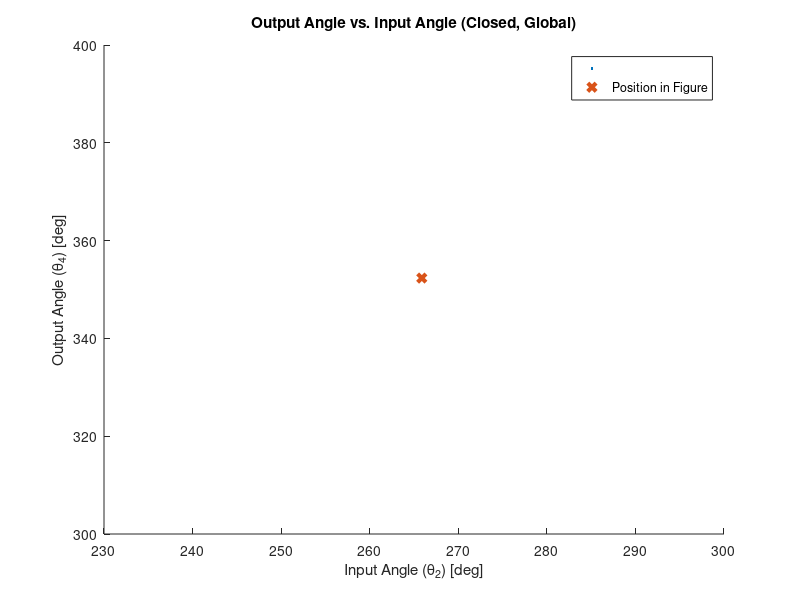
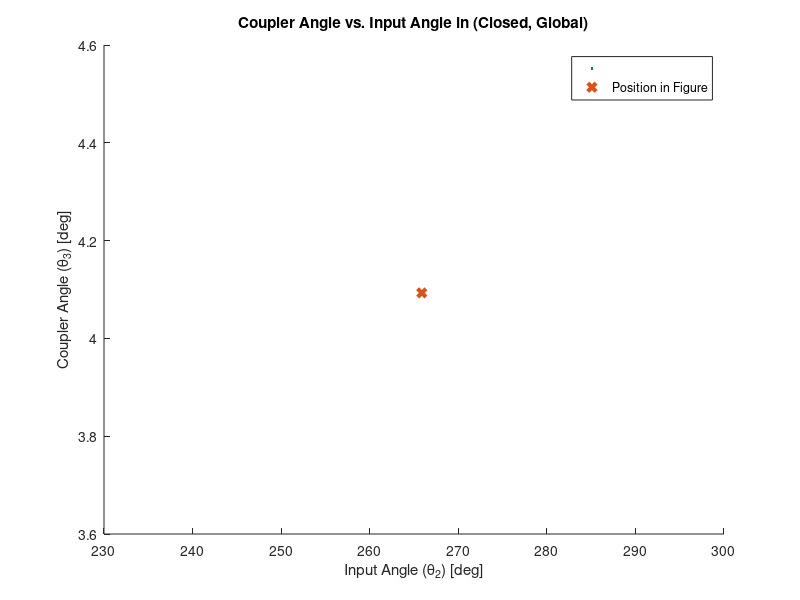
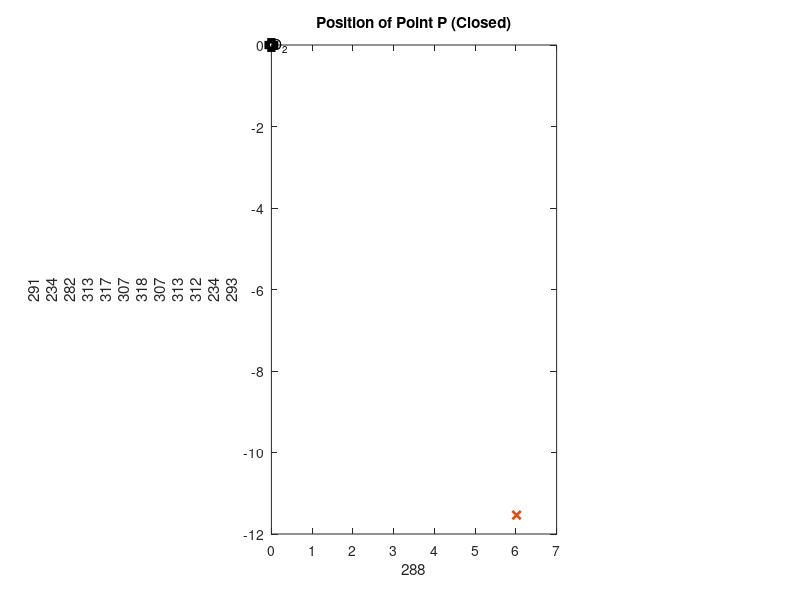
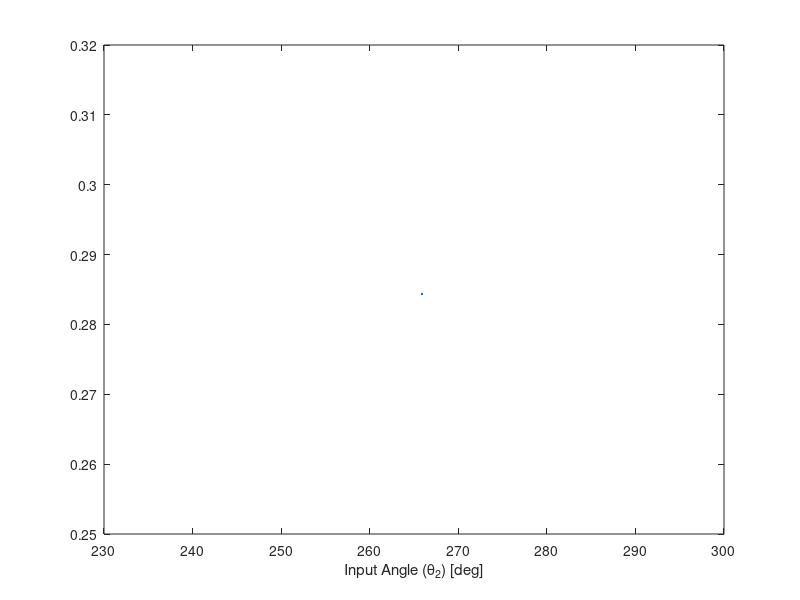

Source code (MATLAB) for these figures, in order: (Note: this script raises an error after producing the figures.)
%% ME480 Mechanism Solver
%Author: Michael Pagan
clc, clear, close all

%% 4 Bar Pin Joint Mechanism Parameters
% Link lengths
Lengths = [9.174, 12.97, 9.573, sqrt(2.79^2+6.948^2)]; %a,b,c,d 
a = Lengths(1); %input (crank) length
b = Lengths(2); %coupler length
c = Lengths(3); %output length
d = Lengths(4); %ground length
units = 'm'; %units of above link lengths

% transform between local and global coordinates
theta1 = 90-atand(2.79/6.948); %ccw angle from local +x axis to global X axis
     %local +x points from crank ground to ouput ground (O2 to O4)  
     
% point of interest P on linkage
P_link = 'b'; %define which link the point is on: 'a' 'b' or 'c'
delta = -23.76; %fixed angle between selected link vector and point vector on 
                %link. e.g. angle between AB and AP. cw = negative
p = 7.09; %distance from link pin joint to desired point P (e.g. AP)

% position of mechanism shown in figure
theta2_fig_g = 360-theta1-26; %approximate theta 2 for determining configuration of 
                    %figure. Global system. Must be between 0-360 deg.
theta3_fig_g = 4; %approximate theta 3 for determining configuration of 
                    %figure. Global system. Must be between 0-360 deg. 
theta2_fig_l = theta2_fig_g + theta1; %DO NOT EDIT                 

% given speed and acceleration of crank
omega2 = 0.01; %input velocity [rad/s]
alpha2 = 0; %input acceleration [rad/s^2]

%Custom input range for crank in local coordinates
override_togs = 1; %change to 1 to use custom range
custom_input = theta2_fig_l; %specify custom range LOCAL coordinates
       
%No edits must be made below this header%    
%%%%%%%%%%%%%%%%%%%%%%%%%%%%%%%%%%%%%%%%%%%%%%%%%%%%%%%%%%%%%%%%%%%%%%%%%%
%   _  _     ____          _____    _____ _____ _   _ 
%  | || |   |  _ \   /\   |  __ \  |  __ \_   _| \ | |
%  | || |_  | |_) | /  \  | |__) | | |__) || | |  \| |
%  |__   _| |  _ < / /\ \ |  _  /  |  ___/ | | | . ` |
%     | |   | |_) / ____ \| | \ \  | |    _| |_| |\  |
%     |_|   |____/_/    \_\_|  \_\ |_|   |_____|_| \_|
%%%%%%%%%%%%%%%%%%%%%%%%%%%%%%%%%%%%%%%%%%%%%%%%%%%%%%%%%%%%%%%%%%%%%%%%%%                                                   
%% Toggle Positions
% Grashof determination
links = [a,b,c,d];
grash = 0; %flag for grashof
if (max(links)+ min(links)) <= sum(links)-(max(links)+ min(links))
    disp('GRASHOF MECHANISM')
    grash = 1;
else
    disp('NON-GRASHOF MECHANISM')
end

% Determine toggle points
%Flags for number of toggles
Onetog = 0;
Twotog = 0;
Notog = 0;

% Test for NaN case
tog1_inards = (a.^2+d.^2-b.^2-c.^2)./(2*a*d)+b*c./(a*d);
tog2_inards = (a.^2+d.^2-b.^2-c.^2)./(2*a*d)-b*c./(a*d);

% Calculate the two toggle positions, in local coordinates
if xor((abs(tog1_inards) > 1), (abs(tog2_inards) > 1))
    %checks that ONLY one of the toggle equations is valid
    Onetog = 1; %flag that we have opposite/equal togs
    disp('EQUAL AND OPPOSITE TOGGLE POSITIONS')
    if abs(tog1_inards) < 1 %plus case is valid
        theta_tog1_l = (acosd(tog1_inards)); %plus
        theta_tog2_l = -theta_tog1_l;

    else %minus case is valid
        theta_tog2_l = (acosd(tog2_inards)); % minus
        theta_tog1_l = -theta_tog2_l;
    end
elseif (abs(tog1_inards) > 1) && (abs(tog2_inards) > 1) 
    %checks that NEITHER toggle equations are valid
    disp('NO TOGGLE POSITIONS')
    Notog = 1;
else %both toggle equations must be valid
    disp('TWO UNIQUE TOGGLE POSITIONS')
    Twotog = 1;
    theta_tog1_l = (acosd(tog1_inards)); % plus
    theta_tog2_l = (acosd(tog2_inards)); % minus
end

%% Create input vector for current configuration
%determine if approximate theta 2 is between cw or ccw range of togs
if not(Notog)
    %create vector with original toggle points
    togs_l = [theta_tog1_l, theta_tog2_l];
    % create vector with positive toggle points
    togs_l_pos = togs_l + 360.*(togs_l < 0);
    % convert to global
    togs_g = togs_l_pos - theta1;
    
    if theta2_fig_l < max(togs_l_pos) && theta2_fig_g > min(togs_l_pos)
        toggle_dir = 1; %in this case the configuration lies in the ccw range
                        %of the toggle positions
    else
        toggle_dir = 0; %else configuration must be in the cw range
    end
end

%case for opposite and equal toggle angles. abs will be 0 to 180 deg
if override_togs > 0
    theta2l = custom_input;
    theta2g = theta2l - theta1;
else
    if Onetog
        % case for opposite and equal toggle angles
        if toggle_dir < 1 %from positive tog through +x axis to negative tog
            theta2l = flip(min(togs_l):0.5:max(togs_l)); %local
            theta2l = theta2l + 360.*(theta2l < 0);
        else % from positive tog through -x axis to negative tog
            theta2l = min(togs_l_pos):0.5:max(togs_l_pos); %local
        end

    elseif Twotog
        %case for two unique toggle points. togs will be [0 , 180] deg local
        % direction irrelevant bc range does not cross x axis
        theta2l = min(togs_l):0.5:max(togs_l); %local

    elseif Notog
        %case for no toggle points. Input angle theta 2 can go 360 deg
        theta2g = 0:0.5:360;
        theta2l = theta2g + theta1;
    end
end

% convert local input range to global
if not(Notog)
    theta2g = theta2l - theta1;
    theta2g = theta2g + 360.*(theta2g < 0);
end

% Make all negative input angles positive
theta2l = theta2l + 360.*(theta2l < 0);

%% Calculated Parameters
k1 = d./a;
k2 = d./c;
k3 = (a.^2-b.^2+c.^2+d.^2)./(2*a*c);
k4 = d./b;
k5 = (c.^2-d.^2-a.^2-b.^2)./(2*a*b);

A = cosd(theta2l)-k1-k2.*cosd(theta2l)+k3;
B = -2.*sind(theta2l);
C = k1-(k2+1).*cosd(theta2l)+k3;
D = cosd(theta2l)-k1+k4.*cosd(theta2l)+k5;
E = -2.*sind(theta2l);
F = k1 + (k4-1).*cosd(theta2l)+k5;

%% Output Angle Theta 4

%OPEN CONFIGURATION
%calculate the open configuration output angle. "Minus" eq
%find and remove imaginary input arguments
Q_m4 = (-B-sqrt(B.^2-4.*A.*C));
Q_m4(imag(Q_m4) ~= 0) = NaN;
%calculate the angle
theta4open_l = (2.*atan2d(Q_m4, 2.*A)); %local,
%convert to global. We only report output angles in global.
theta4open_g = theta4open_l - theta1;
%find and correct large and/or negative angles
for j = 1:2 %loop through twice for angles < -360
    theta4open_g = theta4open_g + 360.*(theta4open_g < 0);
end

%CLOSED CONFIGURATION
%calculate the closed configuration output angle. "Plus" eq
%find and remove imaginary input arguments
Q_p4 = (-B+sqrt(B.^2-4.*A.*C));
Q_p4(imag(Q_p4) ~= 0) = NaN;
%calculate the angle
theta4closed_l = (2.*atan2d(Q_p4,2.*A));%local,
%convert to global
theta4closed_g = theta4closed_l - theta1;
%find and correct large and/or negative angles
for j = 1:2
    theta4closed_g = theta4closed_g + 360.*(theta4closed_g < 0);
end

%DEPICTED CONFIGURATION
%calculate D,E,F for the current position
A_fig = cosd(theta2_fig_l)-k1-k2.*cosd(theta2_fig_l)+k3;
B_fig = -2.*sind(theta2_fig_l);
C_fig = k1-(k2+1).*cosd(theta2_fig_l)+k3;

%calculate closed theta 3 for current position
theta4closed_fig_l = (2.*atan2d(-B_fig+sqrt(B_fig.^2-4.*A_fig.*C_fig),...
                                    2.*A_fig)); %local, plus
%convert to global                  
theta4closed_fig_g = theta4closed_fig_l - theta1; 

%calculate open theta 3 for current position
theta4open_fig_l = 2.*atan2d(-B_fig-sqrt(B_fig.^2-4.*A_fig.*C_fig),...
                                    2.*A_fig); %local, minus
%convert to global                    
theta4open_fig_g = theta4open_fig_l - theta1;

%make sure angles are 0-360
for k = 1:2
    theta4open_fig_g = theta4open_fig_g + 360.*(theta4open_fig_g < 0);
    theta4closed_fig_g = theta4closed_fig_g + 360.*(theta4closed_fig_g < 0);
end

%% Coupler Angle Theta 3

%OPEN CONFIGURATION
%calculate the open configuration coupler angle. "Minus case"
%find and remove imaginary input arguments
Q_m3 = (-E-sqrt(E.^2-4.*D.*F));
Q_m3(imag(Q_m3) ~= 0) = NaN;
%calculate the angle
theta3open_l = (2.*atan2d(Q_m3,2.*D));%local, 
%convert to global
theta3open_g = theta3open_l - theta1;
%find and correct negative angles
for j = 1:2
    theta3open_g = theta3open_g + 360.*(theta3open_g < 0);
end

%CLOSED CONFIGURATION
%calculate the closed configuration coupler angle. "Plus case:"
%find and remove imaginary input arguments
Q_p3 = (-E+sqrt(E.^2-4.*D.*F));
Q_p3(imag(Q_p3) ~= 0) = NaN;
%calculate the angle
theta3closed_l = (2.*atan2d(Q_p3, 2.*D)); %local, plus
%convert to global
theta3closed_g = theta3closed_l - theta1; %
for j = 1:2
    theta3closed_g = theta3closed_g + 360.*(theta3closed_g < 0);
end

%DEPICTED CONFIGURATION
%calculate current coupler angle in given figure based on estimated theta2
%calculate D,E,F for the current position
D_fig = cosd(theta2_fig_l)-k1+k4.*cosd(theta2_fig_l)+k5;
E_fig = -2.*sind(theta2_fig_l);
F_fig = k1 + (k4-1).*cosd(theta2_fig_l)+k5;

%calculate closed theta 3 for current position
theta3closed_fig_l = (2.*atan2d((-E_fig+sqrt(E_fig.^2-4.*D_fig.*F_fig)),...
                      2.*D_fig)); %local, plus
%convert to global                  
theta3closed_fig_g = theta3closed_fig_l - theta1; 

%calculate open theta 3 for current position
theta3open_fig_l = (2.*atan2d((-E_fig-sqrt(E_fig.^2-4.*D_fig.*F_fig)),...
                        2.*D_fig));%local, 
%convert to global                    
theta3open_fig_g = theta3open_fig_l - theta1;

%make sure angles are 0-360
for k = 1:2
    theta3open_fig_g = theta3open_fig_g + 360.*(theta3open_fig_g < 0);
    theta3closed_fig_g = theta3closed_fig_g + 360.*(theta3closed_fig_g < 0);
end

%% Determine Configuration of Depiction in Figure
%check if open or closed coupler angle is closer to visually-estimated
    %coupler angle in figure. Comparison of absolute differences
if abs(theta3open_fig_g-theta3_fig_g) > abs(theta3closed_fig_g-theta3_fig_g)
    disp('FIGURE DEPICTS THE CLOSED CONFIGURATION')
    % flags for open/closed
    closed = 1;
    open = 0;
    
    theta3current_fig_g = theta3closed_fig_g;
    theta4current_fig_g = theta4closed_fig_g;
    
    theta3g = theta3closed_g;
    theta4g = theta4closed_g;
else
    disp('FIGURE DEPICTS THE OPEN CONFIGURATION')
    % flags for open/closed
    open = 1;
    closed = 0; 
    
    theta3current_fig_g = theta3open_fig_g;
    theta4current_fig_g = theta4open_fig_g;
    
    theta3g = theta3open_g;
    theta4g = theta4open_g;
end

%ensure the angles are (0-360)
for k = 1:2
    theta3current_fig_g = theta3current_fig_g + 360.*(theta3current_fig_g < 0);
    theta3current_fig_g = theta3current_fig_g - 360.*(theta3current_fig_g > 360);
    theta4current_fig_g = theta4current_fig_g + 360.*(theta4current_fig_g < 0);
    theta4current_fig_g = theta4current_fig_g - 360.*(theta4current_fig_g > 360);
end

%% Plot Coupler and Output Angles
figure(1)
hold on
plot((theta2g), theta4g,'.')
xlabel('Input Angle (\theta_2) [deg]')
ylabel('Output Angle (\theta_4) [deg]')
plot(theta2_fig_g, theta4current_fig_g, 'x','linewidth',3)
legend( '', 'Position in Figure')
if open
    title('Output Angle vs. Input Angle (Open, Global)')
else
    title('Output Angle vs. Input Angle (Closed, Global)')
end

figure(2)
hold on
plot(theta2g, theta3g, '.');
xlabel('Input Angle (\theta_2) [deg]')
ylabel('Coupler Angle (\theta_3) [deg]')
plot(theta2_fig_g, theta3current_fig_g, 'x','linewidth',3)
legend('','Position in Figure')
if open
    title('Coupler Angle vs. Input Angle in (Open, Global)')
else
    title('Coupler Angle vs. Input Angle in (Closed, Global)')
end

%% Point P on Coupler
%find the vector P in global space. 
if P_link == 'a' %point P is on link a (input). Pinned at O2
    %find angle of  O2P
    thetaP_g = theta2g + delta;
    
    % P-> = AP-> relative to O2
    P = p.*cosd(thetaP_g) + 1i.*p.*sind(thetaP_g);  
    
    %current position of point P
    thetaPcurrent_g = theta2_fig_g + delta;
    P_current = p.*cosd(thetaPcurrent_g) + 1i.*p.*sind(thetaPcurrent_g);  
    
elseif P_link == 'b' %point P is on link b (coupler). Pinned at A
    %find angle of AP
    thetaP_g = theta3g + delta;
    
    %P-> = AB-> + BP-> relative to O2
    P = a.*cosd(theta2g) + p.*cosd(thetaP_g) + ...
        1i.*(a.*sind(theta2g) + p.*sind(thetaP_g));
    
    %current position of point P
    thetaPcurrent_g = theta3current_fig_g + delta;
    P_current = a.*cosd(theta2_fig_g) + p.*cosd(thetaPcurrent_g) + ...
        1i.*(a.*sind(theta2_fig_g) + p.*sind(thetaPcurrent_g));
    
elseif P_link == 'c' %point P is on link c (output)
    %find angle O4P
    thetaP_g = theta4g + delta;
                                       
    
    % P-> = O2P-> relative to O4
    P = p.*cosd((thetaP_g)) + 1i.*p.*sind((thetaP_g));

    %current position of point P relative to O4
    thetaPcurrent_g = theta4current_fig_g + delta;
    P_current = p.*cosd(thetaPcurrent_g) + 1i.*p.*sind(thetaPcurrent_g); 
    
else %point P link incorrectly defined
    disp('Incorrect definition of link for point P. Check  var ''P_link''')
end

Px = real(P);
Py = imag(P);
Px_current = real(P_current);
Py_current = imag(P_current);

%% Plot Position on Coupler

figure(4)
plot(Px, Py, '.')
xlabel({"X Position [" + units + "["})
ylabel("Y Position [" + units + "]")
daspect([1 1 1]);

if open
    title('Position of Point P (Open)')
else
    title('Position of Point P (Closed)')
end

hold on
%plot current position of P
plot(Px_current, Py_current, 'x','linewidth',2)

%plot and label the origin
plot(0,0,'ks','linewidth', 4)
if P_link == 'b' || P_link == 'a' %O2 is at the origin
    text(.05.*range([Px]),0, {'O_2'})
elseif P_link == 'c' %O4 is at origin
    text(.05.*range([Px]),0, {'O_4'})
end

%% Velocity Analysis
omega3 = a.*omega2./b .* (sind(theta4g-theta2g)./sind(theta3g-...
    theta4g));
omega4 = a.*omega2./c .* (sind(-theta3g+theta2g)./sind(theta4g-...
    theta3g));

% filter out very high velocities
omega3(abs(theta3g-theta4g) < 0.1) = NaN;
omega4(abs(theta3g-theta4g) < 0.1) = NaN;

% velocity of A (crank end), is tangential to crank arc
VA_g = a.*omega2.*(-sind(theta2g)+1i.*cosd(theta2g));

% velocity of B relative to A
VBA_g = b.*omega3 .*(-sind(theta3g)+1i.*cosd(theta3g));

% velocity of B, is tangential to output arc
VB_g = c.*omega4 .*(-sind(theta4g)+1i.*cosd(theta4g));

% velocity of P relative to A
VPA_g = p.*omega3 .* -sind(theta3g + delta) + 1i.*p.*omega3 ...
    .* cosd(theta3g+delta);
% velocity of P
VP_g = VA_g + VPA_g;

% velocity magnitudes
VA_mag = abs(VA_g);
VB_mag = abs(VB_g);
VP_mag = abs(VP_g);

%% Plot velocity
figure(5)
plot(theta2g, VP_mag, '.');
xlabel('Input Angle (\theta_2) [deg]')
ylabel("|V_P| [" + units +"/s]")

if open
    title('Point P Velocity vs Input Angle (Open)')
else
    title('Point P Velocity vs Input Angle (Closed)')
end

%% Acceleration Analysis
A_a = c*sind(theta4g);
B_a = b*sind(theta3g);
C_a = a*alpha2.*sind(theta2g)+a*omega2.^2.*cosd(theta2g)+b*omega3.^2 ...
    .*cosd(theta3g) - c*omega4.^2 .*cosd(theta4g);
D_a = c*cosd(theta4g);
E_a = b*cosd(theta3g);
F_a = a*alpha2.*cosd(theta2g)- a*omega2.^2.*sind(theta2g)-b*omega3.^2 ...
    .*sind(theta3g) + c*omega4.^2 .*sind(theta4g);

alpha3 = (C_a.*D_a - A_a.*F_a)./(A_a.*E_a - B_a.*D_a);
alpha4 = (C_a.*E_a - B_a.*F_a)./(A_a.*E_a - B_a.*D_a);

%Linear Acceleration of P
A_A = a*alpha2.*(-sind(theta2g)+1i*cosd(theta2g)) ...
    - a*omega2.^2.*(cosd(theta2g)+1i*sind(theta2g));
A_PA = p*alpha3.*(-sind(theta3g+delta)+1i*cosd(theta3g+delta)) ...
    - p*omega3.^2.*(cosd(theta3g+delta)+1i*sind(theta3g+delta));

A_P = A_A + A_PA;

%% Plot Acceleration
figure(6)
plot(theta2g, alpha4, '.');
xlabel('Input Angle (\theta_2) [deg]')
ylabel("\alpha_{5} [" + units +"/s^2]")

if open
    title('Link 5 Angular Acceleration vs Input Angle (Open)')
else
    title('Link 5 Angular Acceleration vs Input Angle (Closed)')
end

figure(7)
plot(theta2g, abs(A_P), '.');
xlabel('Input Angle (\theta_2) [deg]')
ylabel("Linear Acceleration of Point F [" + units +"/s^2]")

if open
    title('Point F Linear Acceleration vs Input Angle (Open)')
else
    title('Point F Linear Acceleration vs Input Angle (Closed)')
end
%% Print Relevant Values
%print values only if evaluating for one theta 2 input
if length(theta2g) == 1
    %define output vectors
    links = ["Crank (a)", "Coupler (b)", "Output (c)"]';
    thetas = [theta2g, theta3g, theta4g]';
    omegas = [omega2, omega3, omega4]';
    alphas = [alpha2 , alpha3, alpha4]';
    %create and display the table
    mechanism_state = table;
    mechanism_state.Link = links;
    mechanism_state.Angle = thetas;
    mechanism_state.Speed = omegas;
    mechanism_state.Acceleration = alphas;
    mechanism_state.Properties.VariableNames{2} = 'Angle [deg]';
    mechanism_state.Properties.VariableNames{3} = 'Speed [rad/s]';
    mechanism_state.Properties.VariableNames{4} = 'Acceleration [rad/s^2]';
    disp(mechanism_state)
end

%% Force Analysis
% applied force
F_P = 0;
F_Px = 0;
F_Py = 0;

R_Px = 0;
R_Py = 0;

% applied torque
T4 = 0;

% gravitational acceleration in/s^2
g = 386.08858267717;

% self-weights
w2 = 2*2;
w3 = 10;
w4 = 2*2;


% convert to masses
m2 = w2/g; % [kg]
m3 = w3/g;
m4 = w4/g;

% moments of inertia (slender rods)
I2 = 0.071;
I3 = 0.430;
I4 = 0.077;

% R components (slender rods with CG at center)
R_12 = a/2 * (cosd(theta2g-180) + 1i*sind(theta2g-180));
R_12x = real(R_12);
R_12y = imag(R_12);

R_32 = a/2 * (cosd(theta2g) + 1i*sind(theta2g));
R_32x = real(R_32);
R_32y = imag(R_32);

R_23 = 7.09 * (cosd(theta3g+delta-180) + 1i*sind(theta3g+delta-180));
R_23x = real(R_23);
R_23y = imag(R_23);

R_43 = 7.09 * (cosd(theta3g-delta) + 1i*sind(theta3g-delta));
R_43x = real(R_43);
R_43y = imag(R_43);

R_34 = c/2 * (cosd(theta4g) + 1i*sind(theta4g));
R_34x = real(R_34);
R_34y = imag(R_34);

R_14 = c/2 * (cosd(theta4g-180) + 1i*sind(theta4g-180));
R_14x = real(R_14);
R_14y = imag(R_14);

% CG accelerations
A_G2 = a/2 * alpha2.*(-sind(theta2g)+1i*cosd(theta2g)) ...
    - a/2 * omega2.^2.*(cosd(theta2g)+1i*sind(theta2g));
A_G2x = real(A_G2);
A_G2y = imag(A_G2);

A_A = a*alpha2.*(-sind(theta2g)+1i*cosd(theta2g)) ...
    - a*omega2.^2.*(cosd(theta2g)+1i*sind(theta2g));
A_G2A = (7.09)*alpha3.*(-sind(theta3g+delta)+1i*cosd(theta3g+delta)) ...
    - (7.09)*omega3.^2.*(cosd(theta3g+delta)+1i*sind(theta3g+delta));
A_G3 = A_A + A_G2A;
A_G3x = real(A_G3);
A_G3y = imag(A_G3);

A_G4 = c/2 * alpha4.*(-sind(theta4g)+1i*cosd(theta4g)) ...
    - a/2 * omega4.^2.*(cosd(theta4g)+1i*sind(theta4g));
A_G4x = real(A_G4);
A_G4y = imag(A_G4);

% solve system of equations
A_fa =   [1 0 1 0 0 0 0 0 0;
         0 1 0 1 0 0 0 0 0;
         -R_12y R_12x -R_32y R_32x 0 0 0 0 1;
         0 0 -1 0 1 0 0 0 0;
         0 0 0 -1 0 1 0 0 0;
         0 0 R_23y -R_23x -R_43y R_43x 0 0 0;
         0 0 0 0 -1 0 1 0 0;
         0 0 0 0 0 -1 0 1 0;
         0 0 0 0 R_34y -R_34x -R_14y R_14x 0];
b_fa = [m2*A_G2x;
     m2*A_G2y + w2;
     I2*alpha2;
     m3*A_G3x-F_Px;
     m3*A_G3y-F_Py + w3;
     I3*alpha3 - R_Px*F_Py + R_Py*F_Px;
     m4*A_G4x;
     m4*A_G4y + w4;
     I4*alpha4 - T4];
 
x_fa = linsolve(A_fa,b_fa);

% Force magnitudes
F_12 = sqrt(x_fa(1)^2+x_fa(2)^2);

F_32 = sqrt(x_fa(3)^2+x_fa(4)^2);

F_43 = sqrt(x_fa(5)^2+x_fa(6)^2);

F_14 = sqrt(x_fa(7)^2+x_fa(8)^2);

T_12 = x_fa(9);